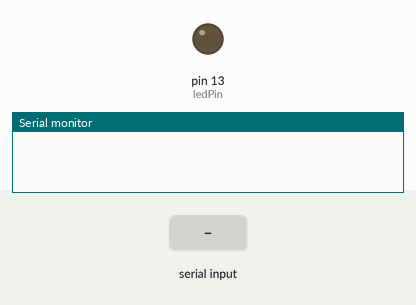
Bench run of a sketch on a simulated Arduino Uno, built with avr-gcc and run on an emulated ATmega328P. Shown: output pins drawn as LEDs (lit = HIGH), the last lines printed to the serial monitor. The inputs (shaded band) are chosen by the test bench.

Above: at 1.2 s.
1.3 s: "1" received over Serial
At 1.8 s:
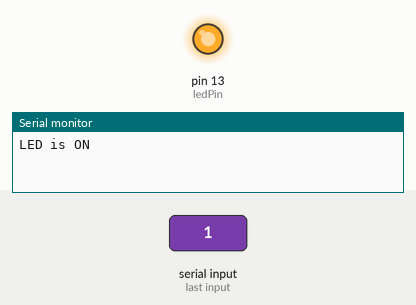
2.8 s: "2" received over Serial
At 4.2 s:
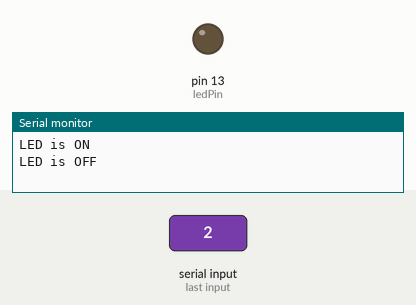
Timing chart, 0 to 5.8 s (numbered marks = the images above; inputs shaded):
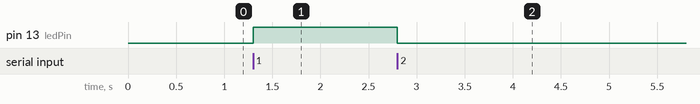

The sketch:

0410_keyboardInput.ino
```cpp
int ledPin = 13;
int val = 0;

void setup() {
  pinMode(ledPin, OUTPUT);
  Serial.begin(9600);
}

void loop() {
  val = Serial.read();

  if (val == '1') {
    digitalWrite(ledPin, HIGH);
    Serial.println("LED is ON");
  }
  if (val == '2') {
    digitalWrite(ledPin, LOW);
    Serial.println("LED is OFF");
  }
}
```

Measured:
- after the input at 1.3 s, pin 13 (ledPin): LOW → HIGH at once
- after the input at 2.8 s, pin 13 (ledPin): HIGH → LOW at once
